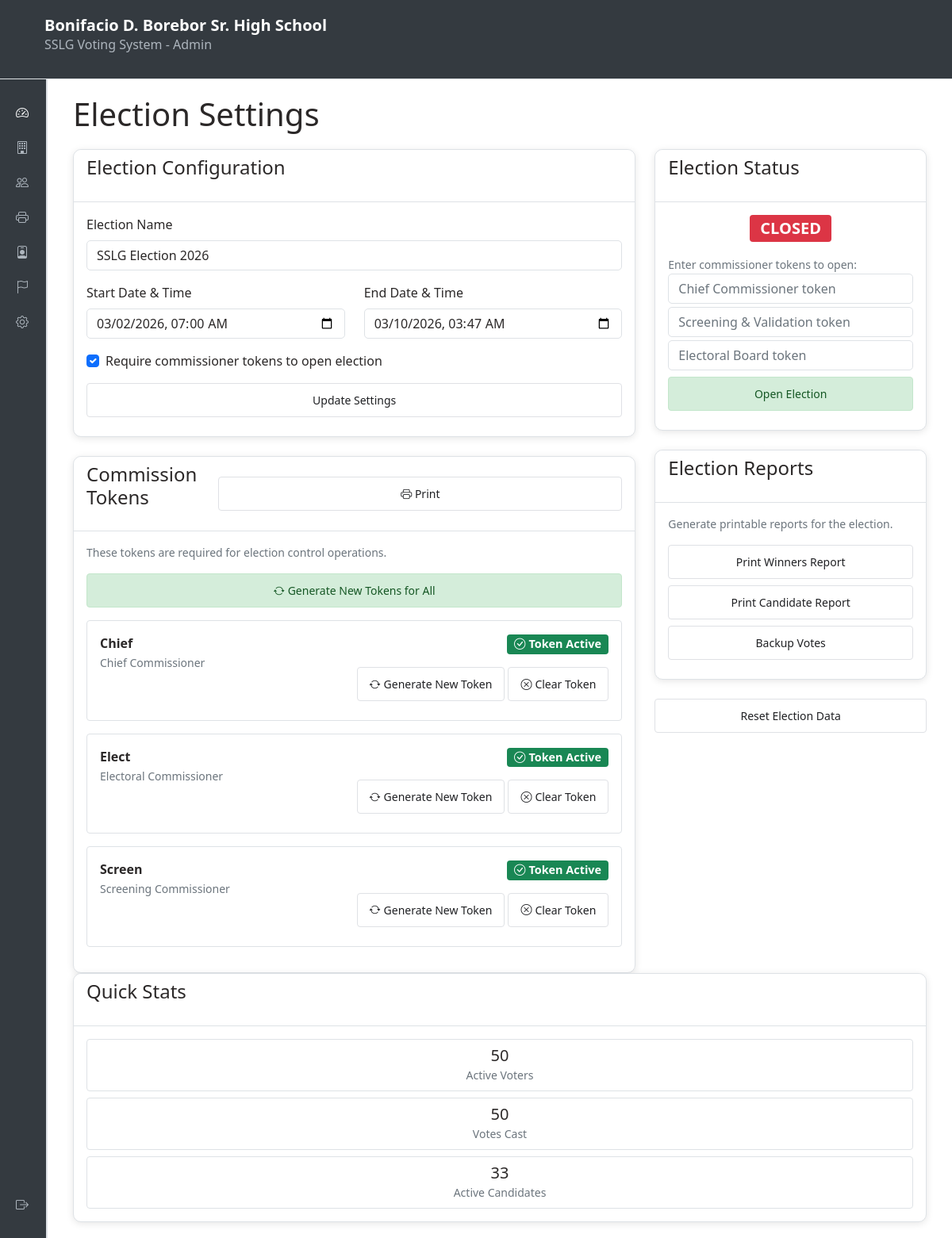
The page /admin/election.php (signed in) on the database its author committed.
### tables this page shows
CREATE TABLE election_settings (
            id INTEGER PRIMARY KEY AUTOINCREMENT,
            election_name TEXT NOT NULL DEFAULT 'SSLG Election',
            election_token TEXT,
            is_open INTEGER NOT NULL DEFAULT 0,
            start_date TEXT,
            end_date TEXT,
            created_at TEXT DEFAULT CURRENT_TIMESTAMP,
            updated_at TEXT DEFAULT CURRENT_TIMESTAMP
        , logo_path TEXT, theme_color TEXT DEFAULT '#343a40', allowed_ips TEXT, chief_commissioner_token TEXT, screening_validation_token TEXT, electoral_board_token TEXT, require_open_tokens INTEGER NOT NULL DEFAULT 0);

CREATE TABLE commissioners (
  id INTEGER PRIMARY KEY AUTOINCREMENT,
  commission_type TEXT CHECK (commission_type IN ('chief','screening','electoral')) NOT NULL,
  name TEXT NOT NULL,
  token TEXT NOT NULL,
  is_active INTEGER DEFAULT 1,
  created_at DATETIME DEFAULT CURRENT_TIMESTAMP,
  updated_at DATETIME DEFAULT CURRENT_TIMESTAMP,
  UNIQUE(commission_type)
);

### includes/config.php (called while the page is built, shortened)
<?php
function getDBConnection() {
    static $conn = null;
    if ($conn === null) {
        try {
            $conn = new PDO(
                "sqlite:" . DB_FILE,
                null,
                null,
                [
                    PDO::ATTR_ERRMODE => PDO::ERRMODE_EXCEPTION,
                    PDO::ATTR_DEFAULT_FETCH_MODE => PDO::FETCH_ASSOC,
                ]
            );
        } catch (PDOException $e) {
            die("Database connection failed: " . $e->getMessage());
        }
    }
    return $conn;
}
function getElectionStatus() {
    try {
        $db = getDBConnection();
        $stmt = $db->query("SELECT * FROM election_settings ORDER BY id DESC LIMIT 1");
        $result = $stmt->fetch();
        return $result ?? null;
    } catch (Exception $e) {
        return null;
    }
}
function getThemeCSSDeclaration() {
    $election = getElectionStatus();
    $theme = $election['theme_color'] ?? '#343a40';
    return '--theme-color: ' . htmlspecialchars($theme, ENT_QUOTES, 'UTF-8') . ';';
}
?>

### admin/election.php (the view, shortened to what this page needs)
<?php
require_once __DIR__ . '/../includes/config.php';
include '../includes/admin_header.php';
include '../includes/admin_sidebar.php';
?>
:root { <?php echo getThemeCSSDeclaration(); ?> }
<div class="admin-content">
       <div class="container-fluid">
        <h1>Election Settings</h1>
        <div class="row">
            <div class="col-md-8">
                <div class="card mb-4">
                    <div class="card-header">
                        <h4>Election Configuration</h4>
                    </div>
                    <div class="card-body">
                        <form method="POST" action="">
                            <div class="mb-3">
                                <label for="election_name" class="form-label">Election Name</label>
                                <input type="text" class="form-control" id="election_name" name="election_name" value="<?php echo htmlspecialchars($election['election_name'] ?? ''); ?>" required>
                            </div>
                            <div class="row">
                                <div class="col-md-6">
                                    <div class="mb-3">
                                        <label for="start_date" class="form-label">Start Date & Time</label>
                                        <input type="datetime-local" class="form-control" id="start_date" name="start_date" value="<?php echo $election['start_date'] ? date('Y-m-d\TH:i', strtotime($election['start_date'])) : ''; ?>">
                                    </div>
                                </div>
                                <div class="col-md-6">
                                    <div class="mb-3">
                                        <label for="end_date" class="form-label">End Date & Time</label>
                                        <input type="datetime-local" class="form-control" id="end_date" name="end_date" value="<?php echo $election['end_date'] ? date('Y-m-d\TH:i', strtotime($election['end_date'])) : ''; ?>">
                                    </div>
                                </div>
                            </div>
                            <div class="form-check mb-3">
                                <input class="form-check-input" type="checkbox" id="require_open_tokens" name="require_open_tokens" value="1" <?php echo !empty($election['require_open_tokens']) ? 'checked' : ''; ?>>
                                <label class="form-check-label" for="require_open_tokens">
                                    Require commissioner tokens to open election
                                </label>
                            </div>
                            <button type="submit" class="btn btn-primary">Update Settings</button>
                        </form>
                    </div>
                </div>
                    <div class="card mt-4" id="commissionersCard">
                        <div class="card-header d-flex justify-content-between align-items-center">
                            <h4>Commission Tokens</h4>
                            <button type="button" class="btn btn-sm btn-outline-primary" onclick="printCommissioners()">
                                <i class="bi bi-printer"></i> Print
                            </button>
                        </div>
                        <div class="card-body">
                            <p class="text-muted small">These tokens are required for election control operations.</p>
                            <?php
                            $commissioners = $db->query("SELECT id, commission_type, name, token, is_active FROM commissioners ORDER BY commission_type")->fetchAll(PDO::FETCH_ASSOC);
                            ?>
                <div class="mb-3">
                    <form method="POST" class="d-inline" onsubmit="return confirm('Generate new tokens for ALL commissioners? Their current tokens will be replaced.');">
                        <button type="submit" class="btn btn-success btn-sm">
                            <i class="bi bi-arrow-repeat me-1"></i>Generate New Tokens for All
                        </button>
                    </form>
                </div>
                <div id="commissionerTokensSection">
                        <?php if (!empty($commissioners)): ?>
                            <?php foreach ($commissioners as $idx => $commissioner): ?>
                                <div class="mb-3 p-3 border rounded commissioner-row"
                                     data-name="<?php echo htmlspecialchars($commissioner['name']); ?>"
                                     data-type="<?php echo htmlspecialchars(ucfirst(str_replace('_', ' ', $commissioner['commission_type']))); ?>"
                                     data-token="<?php echo htmlspecialchars($commissioner['token'] ?? ''); ?>">
                                    <div class="d-flex justify-content-between align-items-start flex-wrap gap-2">
                                        <div>
                                            <strong><?php echo htmlspecialchars($commissioner['name']); ?></strong><br>
                                            <small class="text-muted"><?php echo htmlspecialchars(ucfirst(str_replace('_', ' ', $commissioner['commission_type']))); ?> Commissioner</small>
                                        </div>
                                        <div class="text-end">
                                            <div class="mb-2">
                                                <?php if (!empty($commissioner['token'])): ?>
                                                    <span class="badge bg-success">
                                                        <i class="bi bi-check-circle me-1"></i>Token Active
                                                    </span>
                                                <?php else: ?>
                                                    <span class="badge bg-secondary">
                                                        <i class="bi bi-dash-circle me-1"></i>No Token
                                                    </span>
                                                <?php endif; ?>
                                            </div>
                                            <div class="d-flex gap-1 justify-content-end">
                                                <form method="POST" class="d-inline">
                                                    <button type="submit" class="btn btn-sm btn-primary">
                                                        <i class="bi bi-arrow-repeat me-1"></i>Generate New Token
                                                    </button>
                                                </form>
                                                <?php if (!empty($commissioner['token'])): ?>
                                                    <form method="POST" class="d-inline" onsubmit="return confirm('Clear this token?');">
                                                        <button type="submit" class="btn btn-sm btn-warning">
                                                            <i class="bi bi-x-circle me-1"></i>Clear Token
                                                        </button>
                                                    </form>
                                                <?php endif; ?>
                                            </div>
                                        </div>
                                    </div>
                                </div>
                            <?php endforeach; ?>
                        <?php else: ?>
                            <div class="alert alert-warning">
                                No commissioners found in the database.
                            </div>
                        <?php endif; ?>
                </div>
                        </div>
                    </div>
            </div>
            <div class="col-md-4">
                <div class="card mb-4">
                    <div class="card-header">
                        <h4>Election Status</h4>
                    </div>
                    <div class="card-body text-center">
                        <span class="badge <?php echo $election['is_open'] ? 'bg-success fs-5' : 'bg-danger fs-5'; ?> mb-3">
                            <?php echo $election['is_open'] ? 'OPEN' : 'CLOSED'; ?>
                        </span>
                        <?php if ($election['is_open']): ?>
                            <button type="button" class="btn btn-danger w-100 mb-2" data-bs-toggle="modal" data-bs-target="#closeModal">
                                Close Election
                            </button>
                        <?php else: ?>
                            <form method="POST" class="d-inline">
                                <?php if (!empty($election['require_open_tokens'])): ?>
                                    <div class="mb-2 text-start">
                                        <small class="text-muted">Enter commissioner tokens to open:</small>
                                        <input type="password" class="form-control mb-1" name="token_chief" placeholder="Chief Commissioner token" required>
                                        <input type="password" class="form-control mb-1" name="token_screening" placeholder="Screening &amp; Validation token" required>
                                        <input type="password" class="form-control" name="token_electoral" placeholder="Electoral Board token" required>
                                    </div>
                                <?php endif; ?>
                                <button type="submit" class="btn btn-success w-100 mb-2">Open Election</button>
                            </form>
                        <?php endif; ?>
                    </div>
                </div>
                <div class="card mb-4" id="reportsCard">
                    <div class="card-header">
                        <h4>Election Reports</h4>
                    </div>
                    <div class="card-body">
                        <p class="text-muted small">Generate printable reports for the election.</p>
                        <a href="print_winners_report.php" class="btn btn-primary mb-2">Print Winners Report</a>
                        <a href="print_candidates_report.php" class="btn btn-secondary mb-2">Print Candidate Report</a>
                        <a href="backup_votes.php" class="btn btn-warning mb-2">Backup Votes</a>
                    </div>
                </div>
                        <button type="button" class="btn btn-warning w-100" data-bs-toggle="modal" data-bs-target="#resetModal">
                            Reset Election Data
                        </button>
                    </div>
                </div>
                <div class="card">
                    <div class="card-header">
                        <h4>Quick Stats</h4>
                    </div>
                    <div class="card-body">
                        <?php
                        $total_voters = $db->query("SELECT COUNT(*) FROM users WHERE role = 'voter' AND is_active = 1")->fetchColumn();
                        $total_votes = $db->query("SELECT COUNT(DISTINCT voter_id) FROM votes")->fetchColumn();
                        $total_candidates = $db->query("SELECT COUNT(*) FROM candidates WHERE is_active = 1")->fetchColumn();
                        ?>
                        <div class="row text-center">
                            <div class="col-12 mb-2">
                                <div class="border rounded p-2">
                                    <div class="h5 mb-0"><?php echo $total_voters; ?></div>
                                    <small class="text-muted">Active Voters</small>
                                </div>
                            </div>
                            <div class="col-12 mb-2">
                                <div class="border rounded p-2">
                                    <div class="h5 mb-0"><?php echo $total_votes; ?></div>
                                    <small class="text-muted">Votes Cast</small>
                                </div>
                            </div>
                            <div class="col-12">
                                <div class="border rounded p-2">
                                    <div class="h5 mb-0"><?php echo $total_candidates; ?></div>
                                    <small class="text-muted">Active Candidates</small>
                                </div>
                            </div>
                        </div>
                    </div>
                </div>
<?php include '../includes/admin_footer.php'; ?>

### assets/css/style.css (style rules this page uses)
body { font-family: 'Segoe UI', Tahoma, Geneva, Verdana, sans-serif; background-color: #fff; }
.card { border: none; border-radius: 10px; box-shadow: 0 2px 10px rgba(0, 0, 0, 0.1); }
.card-header { background-color: #007a1b; color: #fff; border-radius: 10px 10px 0 0 !important; border: none; }
.btn-primary { background-color: #007a1b; border-color: #007a1b; border-radius: 5px; }
.form-control { border-radius: 5px; border: 1px solid #ced4da; }
.badge { font-size: 0.9em; }

### assets/css/admin_style.css (style rules this page uses)
:root { --bg-color: #ffffff; --text-color: #2b2828; --card-bg: #fff; --card-border: #dee2e6; --sidebar-bg: #343a40; --sidebar-text: #adb5bd; --sidebar-text-active: #fff; --header-bg: #343a40; --header-text: #fff; --table-border: #dee2e6; }
body { background-color: var(--bg-color); color: var(--text-color); opacity: 0; transition: opacity 0.35s ease, background-color 0.3s, color 0.3s; }
body.page-loaded { opacity: 1; }
.admin-content h2, .admin-content h1, .admin-content h4 { color: var(--text-color); margin-bottom: 20px; }
.card { background-color: var(--card-bg); border: 1px solid var(--card-border); color: var(--text-color); }
.card-header { background-color: var(--card-bg); border-bottom: 1px solid var(--card-border); }
.form-control, .form-select { background-color: var(--card-bg); color: var(--text-color); border-color: var(--card-border); }

### includes/admin_header.php (style rules this page uses)
.admin-content .btn { display: block; width: 100%; padding: 10px 15px; margin: 8px 0; border: 1px solid #dfe1e5; border-radius: 4px; text-decoration: none; text-align: center; font-size: 14px; color: #202124; background: white; transition: all 0.2s ease; }
.admin-content .btn-success { background: #d4edda; border-color: #c3e6cb; color: #155724; }

### rows shown on the page
election_settings: election_name "SSLG Election 2026", start_date "03/02/2026 07:00", end_date "03/10/2026 03:47", require_open_tokens "☑"
commissioners: name "Chief", commission_type "Chief", token "Token Active"
commissioners: name "Elect", commission_type "Electoral", token "Token Active"
commissioners: name "Screen", commission_type "Screening", token "Token Active"

### other values the page prints
SCHOOL_NAME "Bonifacio D. Borebor Sr. High School"
$total_voters "50"
$total_votes "50"
$total_candidates "33"
